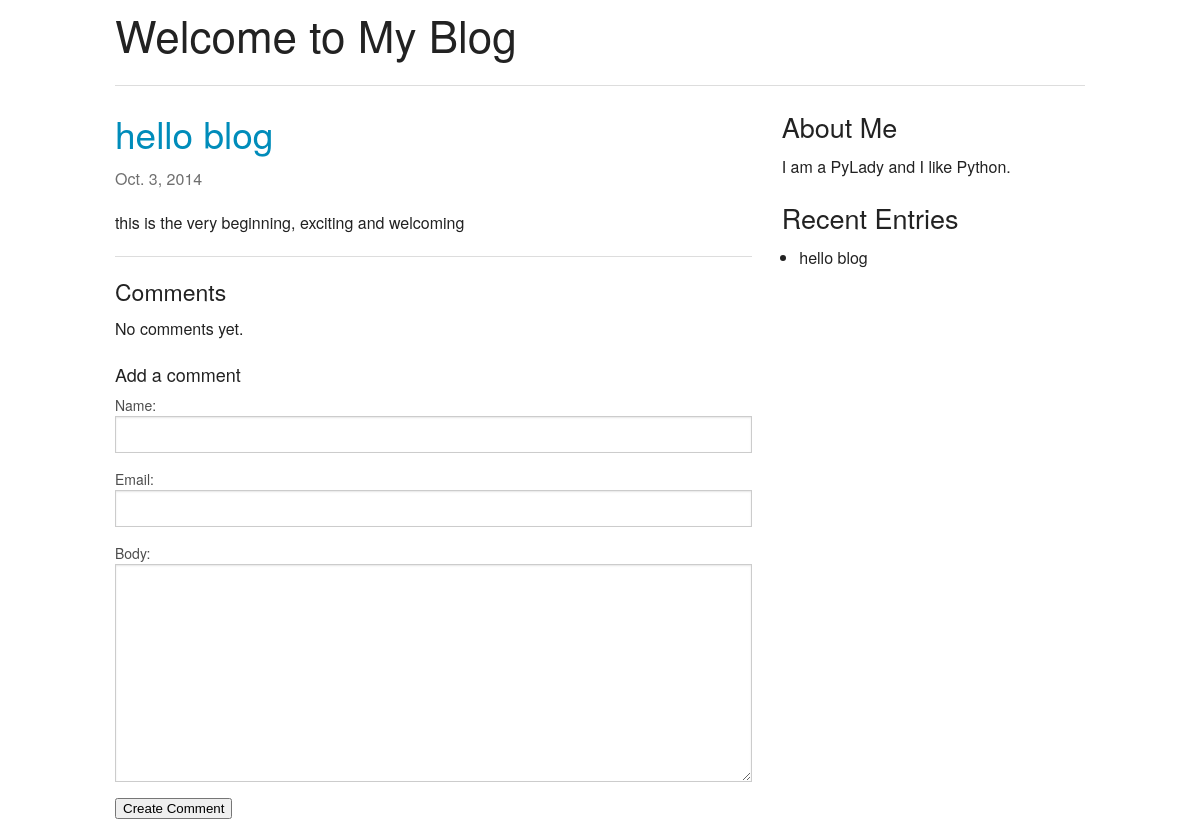
Page /blogger/1/ on the earlier database version.
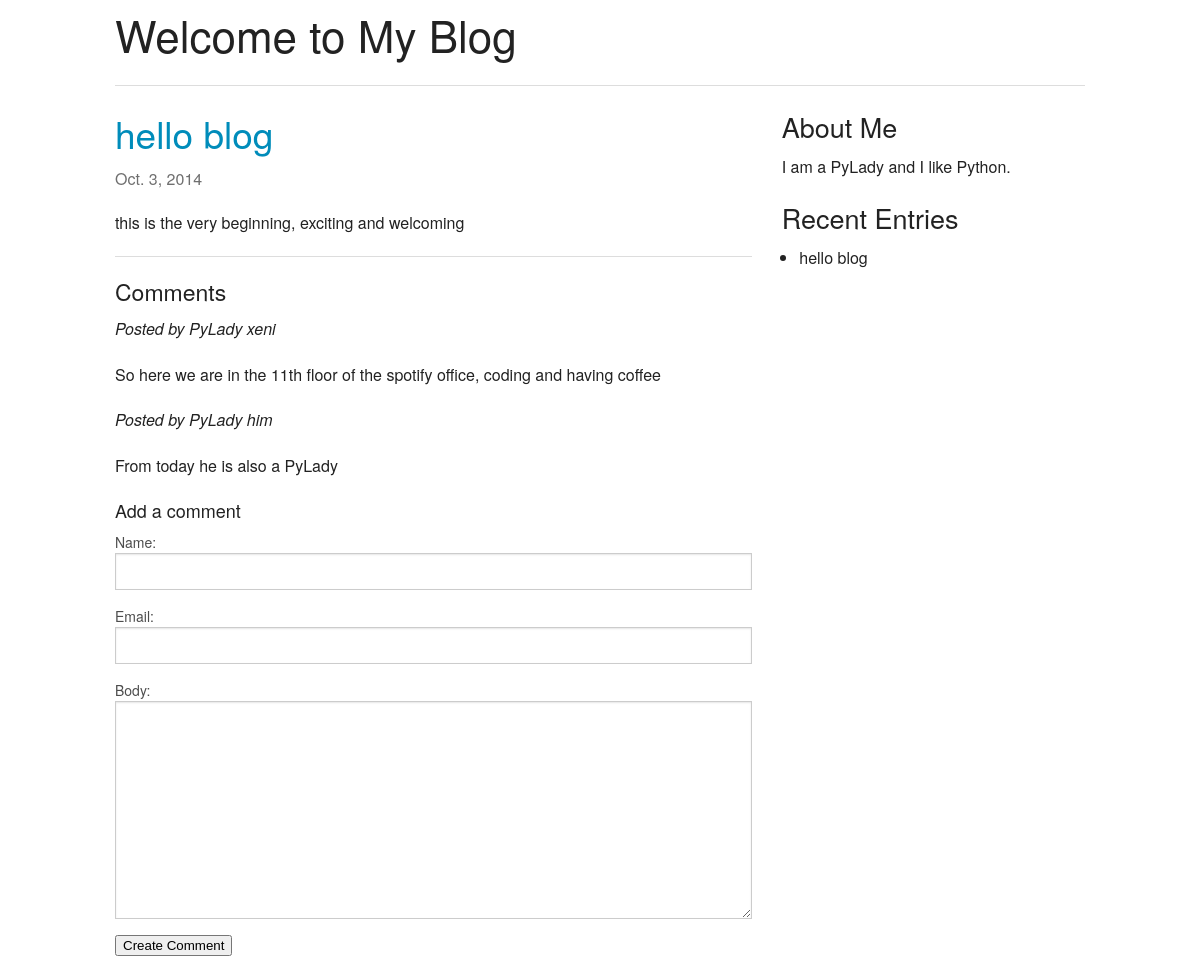
Same page on the later database version.
### blog/models.py (models this page shows, shortened)
class Entry(models.Model):
   title = models.CharField(max_length=500)
   author = models.ForeignKey('auth.User')
   body = models.TextField()
   created_at = models.DateTimeField(auto_now_add=True, editable=False)
   modified_at = models.DateTimeField(auto_now=True, editable=False)
   slug = models.SlugField()
   def get_absolute_url(self):
       return reverse('blog.views.entry_detail', kwargs={'pk': self.pk})
   class Meta:
      verbose_name_plural = "entries"

class Comment(models.Model):
    entry = models.ForeignKey(Entry)
    name = models.CharField(max_length=100)
    email = models.EmailField()
    body = models.TextField()
    created_at = models.DateTimeField(auto_now_add=True, editable=False)
    modified_at = models.DateTimeField(auto_now=True, editable=False)
    def __unicode__(self):
       return self.body

### blog/views.py (the view, shortened to what this page needs)
class EntryDetail(CreateView):
    template_name = 'blog/entry_detail.html'
    form_class = CommentForm
    def get_entry(self):
        return get_object_or_404(Entry, pk=self.kwargs['pk'])
    def dispatch(self, *args, **kwargs):
        self.entry = self.get_entry()
        return super(EntryDetail, self).dispatch(*args, **kwargs)
    def get_context_data(self, **kwargs):
        kwargs['entry'] = self.entry
        return super(EntryDetail, self).get_context_data(**kwargs)
    def get_form_kwargs(self):
        kwargs = super(EntryDetail, self).get_form_kwargs()
        kwargs['entry'] = self.entry
        return kwargs

### blog/forms.py (shortened to what this page needs)
class CommentForm(forms.ModelForm):
    class Meta:
        model = Comment
        fields = ('name', 'email', 'body')
    def __init__(self, *args, **kwargs):
        self.entry = kwargs.pop('entry')   # the blog entry instance
        super(CommentForm, self).__init__(*args, **kwargs)

### blog/templatetags/blog_tags.py (called while the page is built)
@register.inclusion_tag('blog/_entry_history.html')
def entry_history():
    entries = Entry.objects.all()[:6]
    return {'entries': entries}

### templates/blog/entry_detail.html (shortened to what this page needs)
{% extends "base.html" %}
{% block content %}
    {% include "_entry.html" with entry=entry only %}
<hr>
<h4>Comments</h4>
{% for comment in entry.comment_set.all %}
    <p><em>Posted by {{ comment.name }}</em></p>
    {{ comment|linebreaks }}
{% empty %}
    <p>No comments yet.</p>
{% endfor %}
<h5>Add a comment</h5>
<form method="post">
    {{ form.as_table }}
    <input type="submit" value="Create Comment">
</form>
{% endblock %}

### templates/base.html (shortened to what this page needs)
{% load staticfiles %}
{% load blog_tags %}
<!DOCTYPE html>
<html>
<head>
    <link rel="stylesheet" href="{% static "css/foundation.css" %}">
</head>
<body>
    <section class="row">
        <header class="large-12 columns">
            <h1>Welcome to My Blog</h1>
            <hr>
        </header>
    </section>
    <section class="row">
        <div class="large-8 columns">
            {% block content %}{% endblock %}
        </div>
        <div class="large-4 columns">
            <h3>About Me</h3>
            <p>I am a PyLady and I like Python.</p>
            <h3>Recent Entries</h3>
            {% entry_history %}
        </div>
    </section>
</body>
</html>

### templates/_entry.html (shortened to what this page needs)
<article>
    <h2><a href="{{ entry.get_absolute_url }}">{{ entry.title }}</a></h2>
    <p class="subheader">
        <time>{{ entry.modified_at|date }}</time>
    </p>
    {{ entry.body|linebreaks }}
</article>

### templates/blog/_entry_history.html
<ul>
{% for entry in entries %}
    <li>{{ entry.title }}</li>
{% empty %}
    <li>No recent entries.</li>
{% endfor %}
</ul>

Differences in the rows shown:
added Comment: name "PyLady xeni", body "So here we are in the 11th floor of the spotify office, coding and having coffee"
added Comment: name "PyLady him", body "From today he is also a PyLady"
Other differences:
text no longer shown: "No comments yet."
